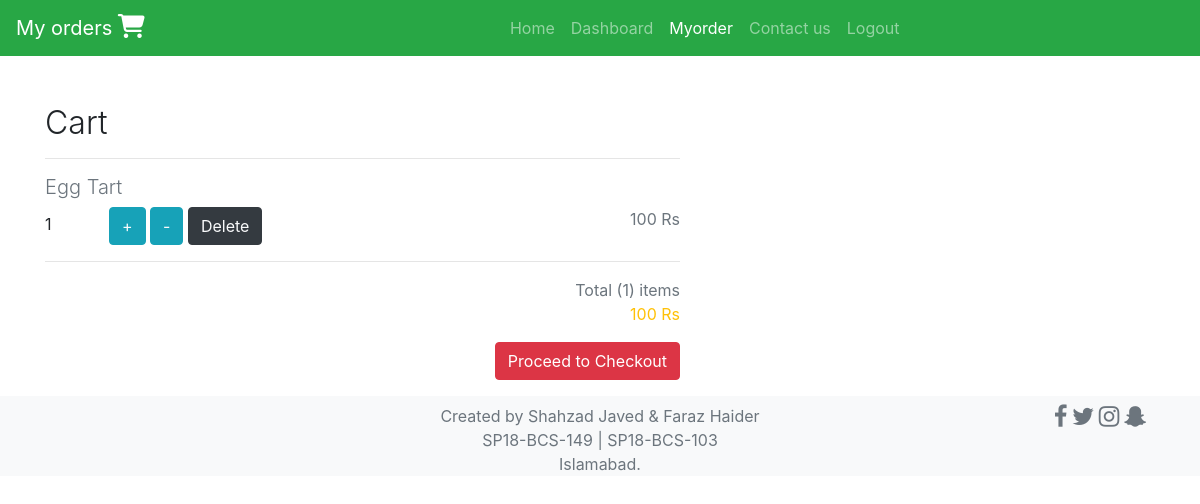
The page /myorder.php (signed in) on the database its author committed.
### tables this page shows
CREATE TABLE `cart` (
  `id` int(11) NOT NULL,
  `item_id` int(11) NOT NULL,
  `user_id` int(11) NOT NULL,
  `quantity` int(11) NOT NULL
);

CREATE TABLE `items` (
  `id` int(11) NOT NULL,
  `item_name` varchar(32) NOT NULL,
  `category` varchar(32) NOT NULL,
  `picture` varchar(32) NOT NULL,
  `price` int(11) NOT NULL
);

### myorder.php (the view, shortened to what this page needs)
<?php
include_once("./conn.php");
?>
<!DOCTYPE html>
<html lang="en">
<head>
  <link rel="stylesheet" href="https://maxcdn.bootstrapcdn.com/bootstrap/4.5.0/css/bootstrap.min.css">
</head>
<body>
  <nav class="navbar navbar-expand-lg navbar-dark bg-success static-top">
    <a class="navbar-brand" href="#">My orders <i style='font-size:24px' class='fas'>&#xf07a;</i> </a>
    <div class="collapse navbar-collapse" id="navbarResponsive">
      <ul class="navbar-nav offset-4">
        <li class="nav-item">
          <a class="nav-link" href="index.php">Home
          </a>
        </li>
        <li class="nav-item">
          <a class="nav-link" href="Dashboard.php">Dashboard</a>
        </li>
        <li class="nav-item">
          <a class="nav-link active" href="myorder.php">Myorder
          </a>
        </li>
        <li class="nav-item">
          <a class="nav-link" href="contactus.php">Contact us</a>
        </li>
        <li class="nav-item">
          <a class="nav-link" href="destroy_session.php">Logout</a>
        </li>
      </ul>
    </div>
  </nav>
  <div class="container">
    <div class="row mt-5">
      <div class="col-12 col-md-7">
        <h2 class="font-weight-light ">
          Cart
        </h2>
        <hr>
        <?php
        $amount_count = 0;
        $count = 0;
        $sql = "SELECT c.quantity, i.item_name, i.price, c.item_id FROM cart c, items i  WHERE c.user_id = '" . $_SESSION['user_id'] . "' && c.item_id = i.id";
        $result = mysqli_query($conn, $sql);
        $num_rows = mysqli_num_rows($result);
        if ($num_rows > 0) {
          while ($row1 = mysqli_fetch_assoc($result)) {
            $item_id = $row1['item_id'];
            $iname = $row1['item_name'];
            $quantity = $row1['quantity'];
            $price = $row1['price'];
            $price = $price * $quantity;
            $count += $quantity;
            $amount_count += $price;
            echo '
              <div class="DataOrder">
              <h5 class="font-weight-light text-muted">' . $iname . '</h5>
              <p id="para1">
              <span id="volume">' . $quantity . '</span>
              <button onCLick="plus(' . $item_id . ',' . $quantity . ')" class="btn btn-info text-light offset-1" id="' . $item_id . 'plus">+</button>
              <button onCLick="minus(' . $item_id . ',' . $quantity . ')" class="btn btn-info text-light" id="' . $item_id . 'minus">-</button>
              <button onCLick="DELETE(' . $item_id . ',' . $_SESSION['user_id'] . ')" class="btn btn-dark text-light" id="' . $item_id . 'delete">Delete</button>
              <span class="float-right text-muted" id="amount">' . $price . ' Rs</span>
              <hr>
              </p>
              </div>
            ';
          }
        }
        ?>
        <p class="float-right text-muted text-right">
          Total (<span id="totalVolume"><?php echo $count; ?></span>) items <br> <span class="text-warning" id="totalAmount"><?php echo $amount_count; ?> Rs</span><br>
          <a class="btn btn-danger mt-3" href="Checkout.php">Proceed to Checkout</a>
        </p>
      </div>
    </div>
  </div>
  <div class="container-fluid">
  </div>
</body>
<link rel="stylesheet" href="https://cdnjs.cloudflare.com/ajax/libs/font-awesome/4.7.0/css/font-awesome.min.css">
</html>

### rows shown on the page
cart: item.item_name "Egg Tart", quantity "1", price "100"

### other values the page prints
$count "1"
$amount_count "100"
